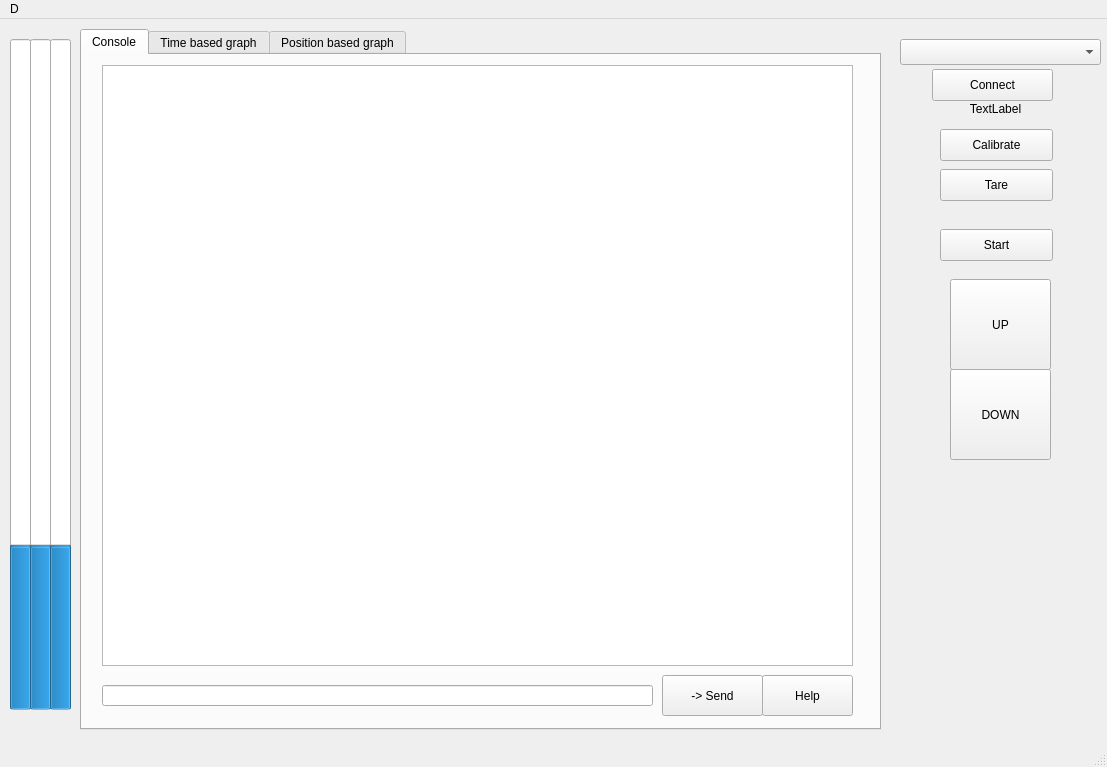
<?xml version="1.0" encoding="UTF-8"?>
<ui version="4.0">
 <class>MainWindow</class>
 <widget class="QMainWindow" name="MainWindow">
  <property name="geometry">
   <rect>
    <x>0</x>
    <y>0</y>
    <width>1107</width>
    <height>767</height>
   </rect>
  </property>
  <property name="windowTitle">
   <string>MainWindow</string>
  </property>
  <widget class="QWidget" name="centralwidget">
   <widget class="QPushButton" name="buttonStart">
    <property name="geometry">
     <rect>
      <x>940</x>
      <y>210</y>
      <width>113</width>
      <height>32</height>
     </rect>
    </property>
    <property name="text">
     <string>Start</string>
    </property>
   </widget>
   <widget class="QPushButton" name="buttonConnect">
    <property name="geometry">
     <rect>
      <x>932</x>
      <y>50</y>
      <width>121</width>
      <height>32</height>
     </rect>
    </property>
    <property name="text">
     <string>Connect</string>
    </property>
   </widget>
   <widget class="QLabel" name="labelConnection">
    <property name="geometry">
     <rect>
      <x>940</x>
      <y>80</y>
      <width>111</width>
      <height>20</height>
     </rect>
    </property>
    <property name="text">
     <string>TextLabel</string>
    </property>
    <property name="alignment">
     <set>Qt::AlignCenter</set>
    </property>
   </widget>
   <widget class="QProgressBar" name="loadcell2">
    <property name="geometry">
     <rect>
      <x>30</x>
      <y>20</y>
      <width>21</width>
      <height>671</height>
     </rect>
    </property>
    <property name="value">
     <number>24</number>
    </property>
    <property name="orientation">
     <enum>Qt::Vertical</enum>
    </property>
   </widget>
   <widget class="QProgressBar" name="loadcell3">
    <property name="geometry">
     <rect>
      <x>50</x>
      <y>20</y>
      <width>21</width>
      <height>671</height>
     </rect>
    </property>
    <property name="value">
     <number>24</number>
    </property>
    <property name="orientation">
     <enum>Qt::Vertical</enum>
    </property>
   </widget>
   <widget class="QProgressBar" name="loadcell1">
    <property name="geometry">
     <rect>
      <x>10</x>
      <y>20</y>
      <width>21</width>
      <height>671</height>
     </rect>
    </property>
    <property name="value">
     <number>24</number>
    </property>
    <property name="orientation">
     <enum>Qt::Vertical</enum>
    </property>
   </widget>
   <widget class="QPushButton" name="buttonUp">
    <property name="geometry">
     <rect>
      <x>950</x>
      <y>260</y>
      <width>101</width>
      <height>91</height>
     </rect>
    </property>
    <property name="text">
     <string>UP</string>
    </property>
   </widget>
   <widget class="QPushButton" name="buttonDown">
    <property name="geometry">
     <rect>
      <x>950</x>
      <y>350</y>
      <width>101</width>
      <height>91</height>
     </rect>
    </property>
    <property name="text">
     <string>DOWN</string>
    </property>
   </widget>
   <widget class="QComboBox" name="serialPortSelection">
    <property name="geometry">
     <rect>
      <x>900</x>
      <y>20</y>
      <width>201</width>
      <height>26</height>
     </rect>
    </property>
   </widget>
   <widget class="QPushButton" name="buttonCalibrate">
    <property name="geometry">
     <rect>
      <x>940</x>
      <y>110</y>
      <width>113</width>
      <height>32</height>
     </rect>
    </property>
    <property name="text">
     <string>Calibrate</string>
    </property>
   </widget>
   <widget class="QPushButton" name="buttonTare">
    <property name="geometry">
     <rect>
      <x>940</x>
      <y>150</y>
      <width>113</width>
      <height>32</height>
     </rect>
    </property>
    <property name="text">
     <string>Tare</string>
    </property>
   </widget>
   <widget class="QTabWidget" name="tabWidget">
    <property name="geometry">
     <rect>
      <x>80</x>
      <y>10</y>
      <width>801</width>
      <height>701</height>
     </rect>
    </property>
    <property name="currentIndex">
     <number>0</number>
    </property>
    <widget class="QWidget" name="tab_2">
     <attribute name="title">
      <string>Console</string>
     </attribute>
     <widget class="QTextBrowser" name="commandLineOutput">
      <property name="geometry">
       <rect>
        <x>20</x>
        <y>10</y>
        <width>751</width>
        <height>601</height>
       </rect>
      </property>
     </widget>
     <widget class="QLineEdit" name="commandLineEdit">
      <property name="geometry">
       <rect>
        <x>20</x>
        <y>630</y>
        <width>551</width>
        <height>21</height>
       </rect>
      </property>
     </widget>
     <widget class="QPushButton" name="buttonSend">
      <property name="geometry">
       <rect>
        <x>580</x>
        <y>620</y>
        <width>101</width>
        <height>41</height>
       </rect>
      </property>
      <property name="text">
       <string>-&gt; Send</string>
      </property>
     </widget>
     <widget class="QPushButton" name="buttonHelp">
      <property name="geometry">
       <rect>
        <x>680</x>
        <y>620</y>
        <width>91</width>
        <height>41</height>
       </rect>
      </property>
      <property name="text">
       <string>Help</string>
      </property>
     </widget>
    </widget>
    <widget class="QWidget" name="tab">
     <attribute name="title">
      <string>Time based graph</string>
     </attribute>
     <widget class="PlotWidget" name="graphTimeBased">
      <property name="geometry">
       <rect>
        <x>20</x>
        <y>10</y>
        <width>751</width>
        <height>641</height>
       </rect>
      </property>
     </widget>
    </widget>
    <widget class="QWidget" name="tab_3">
     <attribute name="title">
      <string>Position based graph</string>
     </attribute>
     <widget class="PlotWidget" name="graphPosBased">
      <property name="geometry">
       <rect>
        <x>20</x>
        <y>10</y>
        <width>751</width>
        <height>641</height>
       </rect>
      </property>
     </widget>
    </widget>
   </widget>
  </widget>
  <widget class="QMenuBar" name="menubar">
   <property name="geometry">
    <rect>
     <x>0</x>
     <y>0</y>
     <width>1107</width>
     <height>24</height>
    </rect>
   </property>
   <widget class="QMenu" name="menuTest">
    <property name="title">
     <string>D</string>
    </property>
    <addaction name="actionFile"/>
   </widget>
   <addaction name="menuTest"/>
  </widget>
  <widget class="QStatusBar" name="statusbar"/>
  <action name="actionFile">
   <property name="text">
    <string>File</string>
   </property>
  </action>
 </widget>
 <customwidgets>
  <customwidget>
   <class>PlotWidget</class>
   <extends>QGraphicsView</extends>
   <header>pyqtgraph</header>
  </customwidget>
 </customwidgets>
 <resources/>
 <connections/>
</ui>
